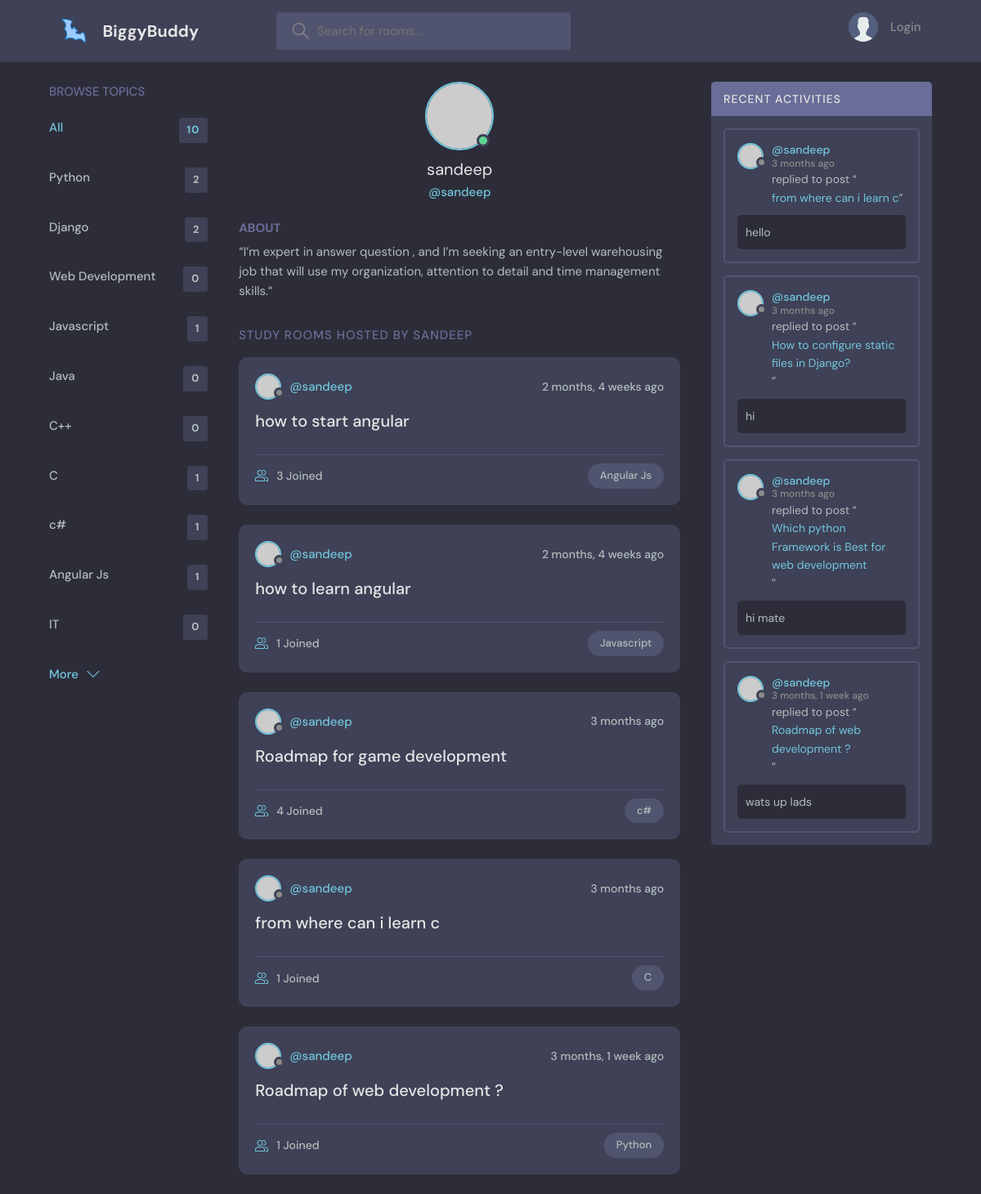
The app's page /profile/2/ with its own data.
### base/models.py (models this page shows, shortened)
class Topic(models.Model):
    name  = models.CharField( max_length=200)

class Room(models.Model):
    host = models.ForeignKey(User, on_delete= models.SET_NULL,  null= True)
    topic = models.ForeignKey(Topic, on_delete= models.SET_NULL, null= True)
    name = models.CharField(max_length=200)
    discription = models.TextField( null= True, blank= True)
    participants= models.ManyToManyField(User, related_name='participants',blank= True)
    updated = models.DateTimeField(auto_now=True) #every created takes a snap
    created = models.DateTimeField(auto_now_add=True)
    def __str__(self):
        return self.name
    class Meta:
        ordering =['-created','-updated']

class Message(models.Model):
    user = models.ForeignKey(User, on_delete=models.CASCADE)
    room = models.ForeignKey(Room , on_delete= models.CASCADE)
    body = models.TextField()
    update = models.DateTimeField(auto_now= True)
    created = models.DateTimeField(auto_now_add=True)
    class Meta:
        ordering =['-created','-update']

### base/views.py (the view)
# urls.py: path('profile/<str:pk>/', views.userProfile, name ="user-profile"),
def userProfile(request , pk):
    user =User.objects.get(id=pk)
    rooms = user.room_set.all()
    room_message = user.message_set.all()
    topics = Topic.objects.all()
    context={'user':user, 'rooms':rooms,'room_message':room_message,'topics':topics}
    return render(request, 'profile.html', context)

### base/templates/profile.html (shortened to what this page needs)
{% extends 'main.html' %}
{% block content %}
  <main class="profile-page layout layout--3">
    <div class="container">
      {% include 'topics_component.html' %}
      <div class="roomList">
        <div class="profile">
          <div class="profile__avatar">
            <div class="avatar avatar--large active">
              <img src="https://randomuser.me/api/portraits/men/11.jpg" />
            </div>
          </div>
          <div class="profile__info">
            <h3>{{user.username}}</h3>
            <p>@{{user.username}}</p>
          </div>
          <div class="profile__about">
            <h3>About</h3>
            <p>
              “I’m expert in answer question , and I’m seeking an entry-level warehousing job that will use my organization, attention to detail and time management skills.”
            </p>
          </div>
        </div>
        <div class="roomList__header">
          <div>
            <h2>Study Rooms Hosted by {{user.username}}</a>
            </h2>
          </div>
        </div>
        {% include 'feed_component.html' %}
      </div>
      {% include 'activity_component.html' %}
    </div>
  </main>
{% endblock content%}

### base/templates/main.html (shortened to what this page needs)
<!DOCTYPE html>
{% load static %}
<html lang="en">
  <head>
    <link rel="stylesheet" href=" {% static 'styles/style.css' %}"/>
  </head>
  <body>
    {% include 'navbar.html' %}
    {% block content%}
    {% endblock content%}
  </body>
</html>

### base/templates/navbar.html (shortened to what this page needs)
{% load static %}
<header class="header header--loggedIn">
    <div class="container">
      <a href=" {% url 'home' %}" class="header__logo">
        <img src=" {% static 'images/bat.png' %}" />
        <h1>BiggyBuddy</h1>
      </a>
      <form class="header__search" method ="GET" action =" {% url 'home' %}">
        <label>
          <input name ="q" placeholder="Search for rooms..." />
        </label>
      </form>
      <nav class="header__menu">
        {%  if request.user.is_authenticated   %}
        <div class="header__user">
          <a href="{% url 'update-user' %}">
            <div class="avatar avatar--medium active">
              <img src="https://randomuser.me/api/portraits/men/37.jpg" />
            </div>
            <p>{{request.user.username}}<span>@{{request.user.username}}</span></p>
          </a>
          <button class="dropdown-button">
            <svg version="1.1" xmlns="http://www.w3.org/2000/svg" width="32" height="32" viewBox="0 0 32 32">
              <title>chevron-down</title>
              <path d="M16 21l-13-13h-3l16 16 16-16h-3l-13 13z"></path>
            </svg>
          </button>
        </div>
        {% else %}
        <a href="{% url 'login' %}">
          <img src=" {% static 'images/avatar.svg' %}" />
          <p>Login</p>
        </a>
        {% endif %}
      </nav>
    </div>
  </header>

### base/templates/topics_component.html
<div class="topics">
  <div class="topics__header">
    <h2>Browse Topics</h2>
  </div>
  <ul class="topics__list">
    <li>
      <a href=" {% url 'home' %}" class="active">All <span>{{topics.count}}</span></a>
    </li>
    {% for topic in topics %}
    <li>
      <a href="{% url 'home' %}?q={{topic.name}}">{{topic.name}} <span>{{topic.room_set.all.count}}</span></a>
    </li>
    {% endfor %}
  </ul>
  <a class="btn btn--link" href="{% url 'topics' %}">
    More
    <svg version="1.1" xmlns="http://www.w3.org/2000/svg" width="32" height="32" viewBox="0 0 32 32">
      <title>chevron-down</title>
      <path d="M16 21l-13-13h-3l16 16 16-16h-3l-13 13z"></path>
    </svg>
  </a>
</div>

### base/templates/feed_component.html (shortened to what this page needs)
{% for room in rooms %}
<div class="roomListRoom">
    <div class="roomListRoom__header">
      <a href="{% url 'user-profile' room.host.id%}" class="roomListRoom__author">
        <div class="avatar avatar--small">
          <img src="https://randomuser.me/api/portraits/women/11.jpg" />
        </div>
        <span>@{{room.host.username}}</span>
      </a>
      <div class="roomListRoom__actions">
        <span>{{room.created|timesince}} ago</span>
      </div>
    </div>
    <div class="roomListRoom__content">
      <a href="{% url 'room' room.id %}">{{room.name}}</a>
    </div>
    <div class="roomListRoom__meta">
      <a href="{% url 'room' room.id %}" class="roomListRoom__joined">
        {{room.participants.all.count}} Joined
      </a>
      <p class="roomListRoom__topic">{{room.topic.name}}</p>
    </div>
</div>
{% endfor %}

### base/templates/activity_component.html (shortened to what this page needs)
<div class="activities">
  <div class="activities__header">
    <h2>Recent Activities</h2>
  </div>
{% for message in room_message %}
  <div class="activities__box">
    <div class="activities__boxHeader roomListRoom__header">
      <a href="{% url 'user-profile' message.user.id %}" class="roomListRoom__author">
        <div class="avatar avatar--small">
          <img src="https://randomuser.me/api/portraits/women/11.jpg" />
        </div>
        <p>
          @{{message.user}}
          <span>{{message.created| timesince}} ago</span>
        </p>
      </a>
    </div>
    <div class="activities__boxContent">
      <p>replied to post “<a href=" {% url 'room' message.room.id %}">{{message.room}}</a>”</p>
      <div class="activities__boxRoomContent">
        {{message.body}}
      </div>
    </div>
  </div>
{% endfor %}
</div>

### records on screen
Topic: name "Python", room_set.all.count "2"
Topic: name "Django", room_set.all.count "2"
Topic: name "Web Development", room_set.all.count "0"
Topic: name "Javascript", room_set.all.count "1"
Topic: name "Java", room_set.all.count "0"
Topic: name "C++", room_set.all.count "0"
Topic: name "C", room_set.all.count "1"
Topic: name "c#", room_set.all.count "1"
Topic: name "Angular Js", room_set.all.count "1"
Topic: name "IT", room_set.all.count "0"
Room: host.username "sandeep", created "2 months, 4 weeks", name "how to start angular", participants.all.count "3", topic.name "Angular Js"
Room: host.username "sandeep", created "2 months, 4 weeks", name "how to learn angular", participants.all.count "1", topic.name "Javascript"
Room: host.username "sandeep", created "3 months", name "Roadmap for game development", participants.all.count "4", topic.name "c#"
Room: host.username "sandeep", created "3 months", name "from where can i learn c", participants.all.count "1", topic.name "C"
Room: host.username "sandeep", created "3 months, 1 week", name "Roadmap of web development ?", participants.all.count "1", topic.name "Python"
Message: user "sandeep", created "3 months", room "from where can i learn c", body "hello"
Message: user "sandeep", created "3 months", room "How to configure static files in Django?", body "hi"
Message: user "sandeep", created "3 months", room "Which python Framework is Best for web development", body "hi mate"
Message: user "sandeep", created "3 months, 1 week", room "Roadmap of web development ?", body "wats up lads"

### other values on screen
{{ topics.count }} "10"
{{ user.username }} "sandeep"
{{ user.username }} "SANDEEP"
